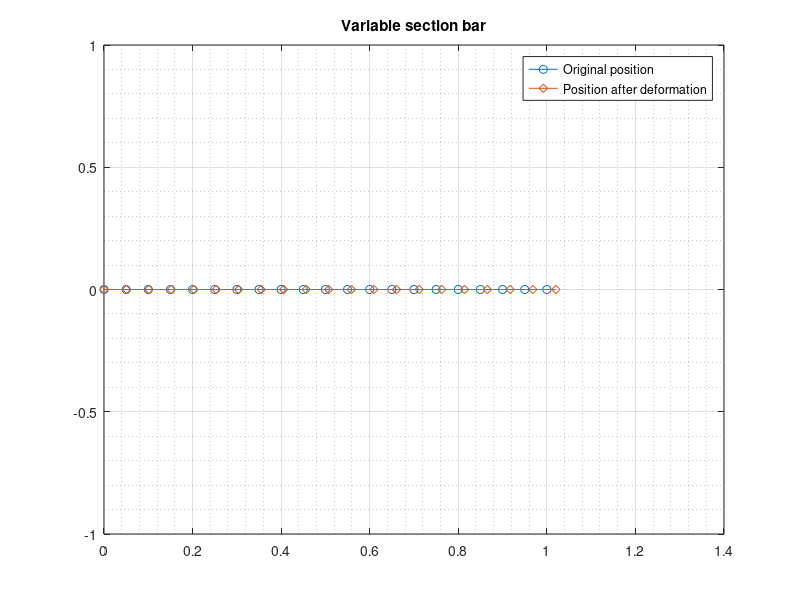

MATLAB code for this plot:
%% PURPOSE: Find the displacement of a variable section bar

%% CLEANING
clear all; close all; clc

%% INPUT
nel = 20;         % Number of elements
L = 1;            % Bar length

%% COORDINATE MATRIX

coordinate_matrix = zeros(nel,2);           % Coordinate matrix pre-allocation

for i = 1:nel+1     
    coordinate_matrix(i,1) = i;             % Node number
    coordinate_matrix(i,2) = (i-1)*L/nel;   % X coordinate
end

%% INCIDENCE MATRIX

incidence_matrix = zeros(nel,5);            % Incidence matrix pre-allocation

for i = 1:nel
    incidence_matrix(i,1) = i;              % Element number
    incidence_matrix(i,2) = 1;              % Material
    incidence_matrix(i,3) = i;              % Node 1
    incidence_matrix(i,4) = i +1;           % Node 2
end

%% MATERIAL PROPERTIES

tabmat = [210E9       % Young's Module
          0.33        % Poisson Ratio
];

%% BOUNDARY CONDTIONS
%   bc = [ node | degrees of freedom | value]
%   Degree of freedom 1 --> x
%   Degree of freedom 2 --> y
%   Degree of freedom 3 --> z
%   Degree of freedom 4 --> ox
%   Degree of freedom 5 --> oy
%   Degree of freedom 6 --> oz

boundary_conditions = [ 1 1 0];
 
%% LOAD
%   F = [node | degree of freedom | value ]
%   Degree of freedom 1 --> Fx
%   Degree of freedom 2 --> Fy
%   Degree of freedom 3 --> Fz
%   Degree of freedom 4 --> Mx
%   Degree of freedom 5 --> My
%   Degree of freedom 6 --> Mz

load = [nel+1 1 1000];

%% GLOBAL STIFFNESS

kg = zeros(nel + 1,nel + 1); % global stiffness matrix pre-allocation

for i = 1:nel
    node1 = incidence_matrix(i,3);      % Node 1
    node2 = incidence_matrix(i,4);      % Node 2
    x1 = coordinate_matrix(node1,2);    % X coordinate node 1
    x2 = coordinate_matrix(node2,2);    % X coordinate node 2
    l = x2 - x1;                        % Element length
    mat = incidence_matrix(i,2);        % Material 
    E = tabmat(1,mat);                  % Young's modulus
    Ao = 0.0025;                        % Initial section area
    a = Ao*(3-2*x1/L);                  % Section area element
    ke = E*a*[1 -1; -1 1];              % Local stiffness
    loc = [node1, node2];               % Localization vector
    kg(loc,loc) = kg(loc,loc) + ke;     % Global stiffness matrix assembly 
end

%% LOAD VECTOR

F = zeros(nel+1,1);                     % Global load vector pre-allocation
nloads = size(load,1);                  % Number of loads

for i = 1 : nloads
    F(load(i,1),1) = load(i,3); 
end

loc = ones(nel+1,1);
for i = 1 : size(boundary_conditions,1)
    loc(boundary_conditions(i,2)) = 0;
end

%% DISPLACEMENT VECTOR

U = zeros(nel+1,1);             % Global displacement vector pre-allocation
U(logical(loc)) = kg(logical(loc),logical(loc))\F(logical(loc));

%% POST-PROCESSING

xmin = min(coordinate_matrix(:,2));
xmax = max(coordinate_matrix(:,2));
Lx = xmax - xmin;
xmin = xmin - 0.1*Lx;
xmax = xmax + 0.1*Lx;
axis([0 xmax -1 1]);

new_coord = coordinate_matrix(:,2) + U*1000; % Coordinate node vector after bar deformation

y = zeros(nel+1,1);                          % Y coordinate vector
plot(coordinate_matrix(:,2),y,'-o')          % Original position plot
title('Variable section bar')                % Title plot
grid on                                      
grid minor
hold on
plot(new_coord,y,'-d')                       % Nodes position after bar deformation
legend('Original position','Position after deformation')        
